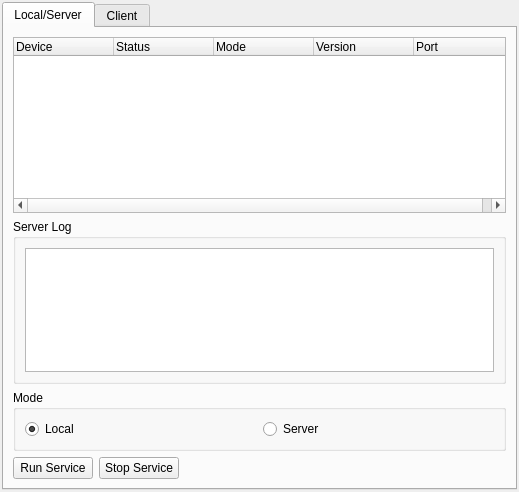
<ui version="4.0" >
 <class>devManager</class>
 <widget class="QWidget" name="devManager" >
  <property name="geometry" >
   <rect>
    <x>0</x>
    <y>0</y>
    <width>519</width>
    <height>492</height>
   </rect>
  </property>
  <property name="windowTitle" >
   <string>Device Manager</string>
  </property>
  <layout class="QVBoxLayout" >
   <property name="spacing" >
    <number>2</number>
   </property>
   <property name="margin" >
    <number>2</number>
   </property>
   <item>
    <widget class="KTabWidget" name="ConfTabWidget" >
     <widget class="QWidget" name="LocalTab" >
      <property name="geometry" >
       <rect>
        <x>0</x>
        <y>0</y>
        <width>503</width>
        <height>450</height>
       </rect>
      </property>
      <attribute name="title" >
       <string>Local/Server</string>
      </attribute>
      <layout class="QGridLayout" >
       <property name="margin" >
        <number>9</number>
       </property>
       <property name="spacing" >
        <number>6</number>
       </property>
       <item row="2" column="0" >
        <widget class="QGroupBox" name="groupBox" >
         <property name="sizePolicy" >
          <sizepolicy vsizetype="Preferred" hsizetype="Preferred" >
           <horstretch>0</horstretch>
           <verstretch>0</verstretch>
          </sizepolicy>
         </property>
         <property name="title" >
          <string>Mode</string>
         </property>
         <property name="checked" >
          <bool>false</bool>
         </property>
         <layout class="QHBoxLayout" >
          <property name="spacing" >
           <number>6</number>
          </property>
          <property name="margin" >
           <number>9</number>
          </property>
          <item>
           <widget class="QRadioButton" name="localR" >
            <property name="text" >
             <string>Local</string>
            </property>
            <property name="checked" >
             <bool>true</bool>
            </property>
           </widget>
          </item>
          <item>
           <widget class="QRadioButton" name="serverR" >
            <property name="sizePolicy" >
             <sizepolicy vsizetype="Preferred" hsizetype="Preferred" >
              <horstretch>0</horstretch>
              <verstretch>0</verstretch>
             </sizepolicy>
            </property>
            <property name="text" >
             <string>Server</string>
            </property>
           </widget>
          </item>
         </layout>
        </widget>
       </item>
       <item row="1" column="0" >
        <widget class="QGroupBox" name="serverLogBox" >
         <property name="maximumSize" >
          <size>
           <width>16777215</width>
           <height>180</height>
          </size>
         </property>
         <property name="title" >
          <string>Server Log</string>
         </property>
         <layout class="QVBoxLayout" >
          <property name="spacing" >
           <number>6</number>
          </property>
          <property name="margin" >
           <number>9</number>
          </property>
          <item>
           <widget class="QTextEdit" name="serverLogText" >
            <property name="sizePolicy" >
             <sizepolicy vsizetype="Preferred" hsizetype="Preferred" >
              <horstretch>0</horstretch>
              <verstretch>0</verstretch>
             </sizepolicy>
            </property>
            <property name="maximumSize" >
             <size>
              <width>16777215</width>
              <height>16777215</height>
             </size>
            </property>
            <property name="readOnly" >
             <bool>true</bool>
            </property>
           </widget>
          </item>
         </layout>
        </widget>
       </item>
       <item row="3" column="0" >
        <layout class="QHBoxLayout" >
         <property name="spacing" >
          <number>6</number>
         </property>
         <property name="margin" >
          <number>0</number>
         </property>
         <item>
          <widget class="QPushButton" name="runServiceB" >
           <property name="text" >
            <string>Run Service</string>
           </property>
          </widget>
         </item>
         <item>
          <widget class="QPushButton" name="stopServiceB" >
           <property name="text" >
            <string>Stop Service</string>
           </property>
          </widget>
         </item>
         <item>
          <spacer>
           <property name="orientation" >
            <enum>Qt::Horizontal</enum>
           </property>
           <property name="sizeType" >
            <enum>QSizePolicy::Expanding</enum>
           </property>
           <property name="sizeHint" stdset="0" >
            <size>
             <width>61</width>
             <height>20</height>
            </size>
           </property>
          </spacer>
         </item>
        </layout>
       </item>
       <item row="0" column="0" >
        <widget class="QTreeWidget" name="localTreeWidget" >
         <property name="sizePolicy" >
          <sizepolicy vsizetype="Preferred" hsizetype="Expanding" >
           <horstretch>0</horstretch>
           <verstretch>0</verstretch>
          </sizepolicy>
         </property>
         <property name="maximumSize" >
          <size>
           <width>16777215</width>
           <height>200</height>
          </size>
         </property>
         <property name="selectionMode" >
          <enum>QAbstractItemView::ExtendedSelection</enum>
         </property>
         <column>
          <property name="text" >
           <string>Device</string>
          </property>
         </column>
         <column>
          <property name="text" >
           <string>Status</string>
          </property>
         </column>
         <column>
          <property name="text" >
           <string>Mode</string>
          </property>
         </column>
         <column>
          <property name="text" >
           <string>Version</string>
          </property>
         </column>
         <column>
          <property name="text" >
           <string>Port</string>
          </property>
         </column>
        </widget>
       </item>
      </layout>
     </widget>
     <widget class="QWidget" name="clientTab" >
      <property name="geometry" >
       <rect>
        <x>0</x>
        <y>0</y>
        <width>840</width>
        <height>420</height>
       </rect>
      </property>
      <attribute name="title" >
       <string>Client</string>
      </attribute>
      <layout class="QGridLayout" >
       <property name="margin" >
        <number>9</number>
       </property>
       <property name="spacing" >
        <number>6</number>
       </property>
       <item row="2" column="1" >
        <spacer>
         <property name="orientation" >
          <enum>Qt::Vertical</enum>
         </property>
         <property name="sizeHint" stdset="0" >
          <size>
           <width>20</width>
           <height>40</height>
          </size>
         </property>
        </spacer>
       </item>
       <item row="0" column="1" >
        <widget class="QGroupBox" name="h" >
         <property name="title" >
          <string>Hosts</string>
         </property>
         <layout class="QVBoxLayout" >
          <property name="spacing" >
           <number>6</number>
          </property>
          <property name="margin" >
           <number>9</number>
          </property>
          <item>
           <widget class="QPushButton" name="addB" >
            <property name="text" >
             <string>Add</string>
            </property>
           </widget>
          </item>
          <item>
           <widget class="QPushButton" name="modifyB" >
            <property name="text" >
             <string>Modify...</string>
            </property>
           </widget>
          </item>
          <item>
           <widget class="QPushButton" name="removeB" >
            <property name="text" >
             <string>Remove</string>
            </property>
           </widget>
          </item>
         </layout>
        </widget>
       </item>
       <item rowspan="3" row="0" column="0" >
        <widget class="QTreeWidget" name="clientTreeWidget" >
         <column>
          <property name="text" >
           <string>Status</string>
          </property>
         </column>
         <column>
          <property name="text" >
           <string>Name</string>
          </property>
         </column>
         <column>
          <property name="text" >
           <string>Port</string>
          </property>
         </column>
        </widget>
       </item>
       <item row="1" column="1" >
        <widget class="QGroupBox" name="groupBox_3" >
         <property name="title" >
          <string>Connection</string>
         </property>
         <layout class="QVBoxLayout" >
          <property name="spacing" >
           <number>6</number>
          </property>
          <property name="margin" >
           <number>9</number>
          </property>
          <item>
           <widget class="QPushButton" name="connectHostB" >
            <property name="text" >
             <string>Connect</string>
            </property>
           </widget>
          </item>
          <item>
           <widget class="QPushButton" name="disconnectHostB" >
            <property name="text" >
             <string>Disconnect</string>
            </property>
           </widget>
          </item>
         </layout>
        </widget>
       </item>
      </layout>
     </widget>
    </widget>
   </item>
  </layout>
 </widget>
  <customwidgets>
  <customwidget>
   <class>KTabWidget</class>
   <extends>QTabWidget</extends>
   <header>ktabwidget.h</header>
   <container>1</container>
  </customwidget>
 </customwidgets>
 <resources/>
 <connections/>
</ui>
